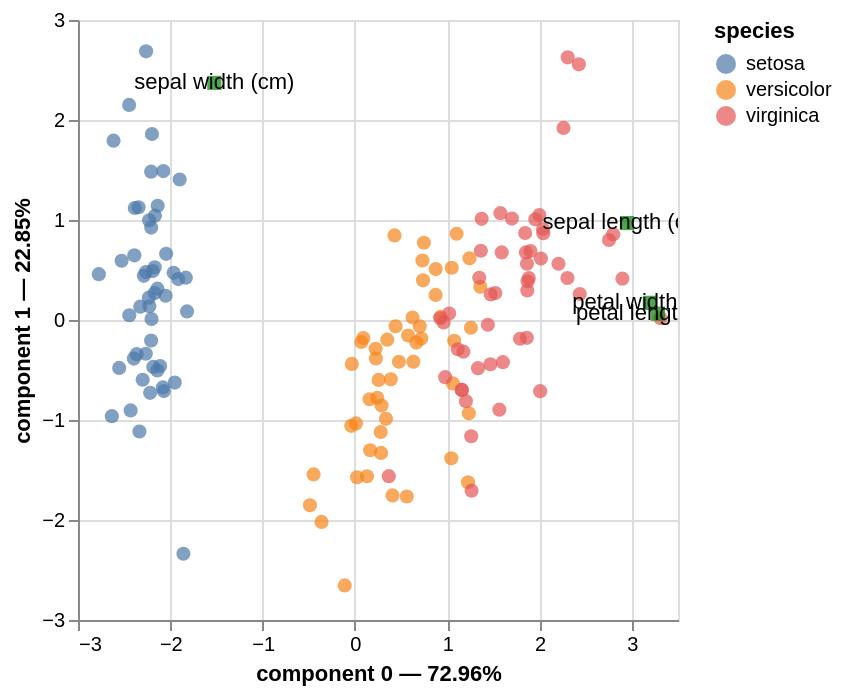

Source (notebook cell):
### Code cell
import pandas as pd
import prince
from sklearn import datasets
from IPython.display import display

iris = datasets.load_iris()

df = pd.DataFrame(iris.data, columns=iris.feature_names)
species = pd.Categorical.from_codes(iris.target, iris.target_names)

# Poner species como índice (el PCA se hace solo con columnas numéricas)
df.index = pd.Index(species, name="species")

pca = prince.PCA(
    n_components=2,
    rescale_with_mean=True,
    rescale_with_std=True,
    engine="sklearn",
    random_state=42
).fit(df)

chart = pca.plot(
    df,
    x_component=0,
    y_component=1,
    color_rows_by="species",
    show_row_markers=True,
    show_column_markers=True,
    show_row_labels=False,
    show_column_labels=True
)

display(chart)   # <-- IMPORTANTE (no es plt.show())

### Figure 1 — Vega-Lite specification as saved in the notebook (floating-point values rounded to 4 significant figures; data arrays with more than 128 entries replaced by an {"elided": "..."} marker saying what was removed)
{"config": {"view": {"continuousWidth": 300, "continuousHeight": 300}}, "layer": [{"data": {"name": "data-6e057128d62e5a617f0b984e2165fcda"}, "mark": {"type": "circle", "size": 50}, "encoding": {"color": {"field": "species", "type": "nominal"}, "tooltip": [{"field": "species", "type": "nominal"}, {"field": "component 0", "type": "quantitative"}, {"field": "component 1", "type": "quantitative"}], "x": {"axis": {"title": "component 0 — 72.96%"}, "field": "component 0", "scale": {"zero": false}, "type": "quantitative"}, "y": {"axis": {"title": "component 1 — 22.85%"}, "field": "component 1", "scale": {"zero": false}, "type": "quantitative"}}, "name": "view_6"}, {"data": {"name": "data-e24b8a5c592c2f13cc8aa7ac18c330f2"}, "mark": {"type": "square", "color": "green", "size": 50}, "encoding": {"tooltip": [{"field": "variable", "type": "nominal"}], "x": {"field": "component 0", "scale": {"zero": false}, "type": "quantitative"}, "y": {"field": "component 1", "scale": {"zero": false}, "type": "quantitative"}}}, {"data": {"name": "data-e24b8a5c592c2f13cc8aa7ac18c330f2"}, "mark": {"type": "text"}, "encoding": {"text": {"field": "label", "type": "nominal"}, "tooltip": [{"field": "variable", "type": "nominal"}], "x": {"field": "component 0", "scale": {"zero": false}, "type": "quantitative"}, "y": {"field": "component 1", "scale": {"zero": false}, "type": "quantitative"}}}], "params": [{"name": "param_9", "select": {"type": "interval", "encodings": ["x", "y"]}, "bind": "scales", "views": ["view_6"]}], "$schema": "https://vega.github.io/schema/vega-lite/v5.8.0.json", "datasets": {"data-6e057128d62e5a617f0b984e2165fcda": {"elided": "150 records"}, "data-e24b8a5c592c2f13cc8aa7ac18c330f2": [{"variable": "sepal length (cm)", "component 0": 2.947, "component 1": 0.9693, "label": "sepal length (cm)"}, {"variable": "sepal width (cm)", "component 0": -1.523, "component 1": 2.371, "label": "sepal width (cm)"}, {"variable": "petal length (cm)", "component 0": 3.283, "component 1": 0.0629, "label": "petal length (cm)"}, {"variable": "petal width (cm)", "component 0": 3.195, "component 1": 0.1719, "label": "petal width (cm)"}]}}
